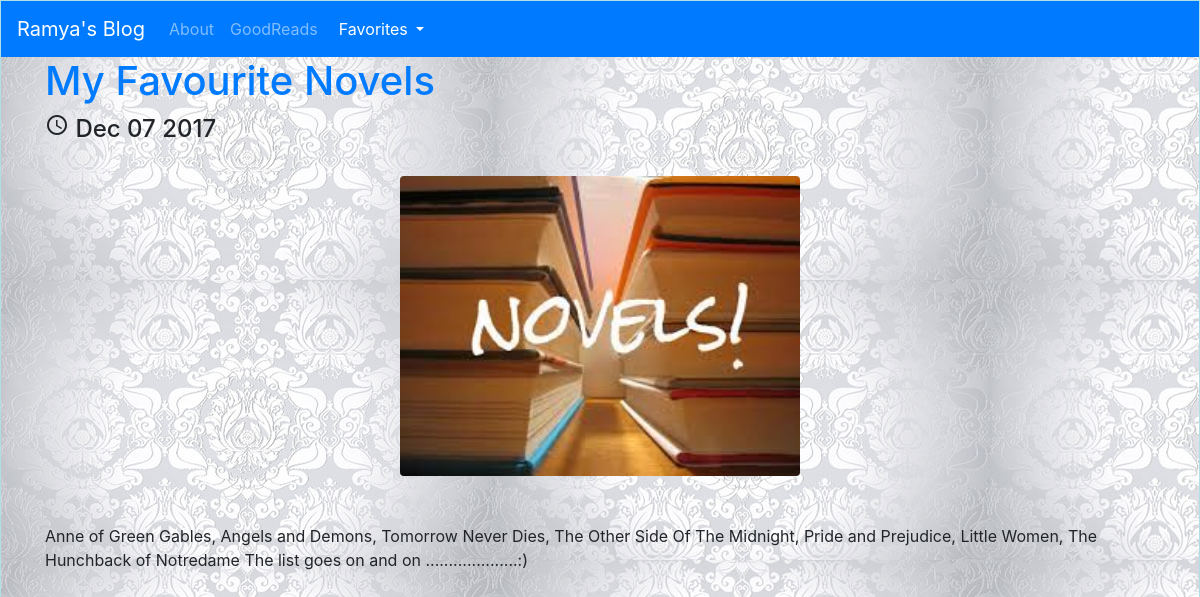
Page /posts/2/ on the committed database.
### posts/models.py (models this page shows, shortened)
class Post(models.Model):
    title=models.CharField(max_length=250)
    pub_date=models.DateTimeField()
    image=models.ImageField(upload_to='media/')
    body=models.TextField()
    def pub_date_custom(self):
        return self.pub_date.strftime('%b %d %Y')

### posts/views.py (the view)
# urls.py: url(r'^posts/(?P<post_id>[0-9]+)/$', posts.views.post_details,name='post_details'),
def post_details(request,post_id):
    post=get_object_or_404(Post,pk=post_id)
    return render(request,'posts/posts_detail.html',{'post':post})

### posts/templates/posts/posts_detail.html (shortened to what this page needs)
<!doctype html>
<html lang="en">
  <head>
    <link rel="stylesheet" href="https://maxcdn.bootstrapcdn.com/bootstrap/4.0.0-beta.2/css/bootstrap.min.css">
    <link rel="stylesheet" href="https://maxcdn.bootstrapcdn.com/bootstrap/4.0.0-beta.2/css/bootstrap.min.css">
{% load static %}
  </head>
  <body class="divstyle">
   <nav class="navbar navbar-expand-lg  navbar navbar-dark bg-primary">
      <a class="navbar-brand" href="{% url 'home' %}">Ramya's Blog</a>
      <div class="collapse navbar-collapse" id="navbarNavAltMarkup">
          <div class="navbar-nav">
             <a class="nav-item nav-link" href="{% url 'about' %}">About</a>
            <a class="nav-item nav-link" href="https://www.goodreads.com/">GoodReads</a>
              <div class="btn-group">
  <button type="button" class="btn btn-primary dropdown-toggle" data-toggle="dropdown" aria-haspopup="true" aria-expanded="false">
    Favorites
  </button>
</div>
          </div>
      </div>
    </nav>
    <div class="container">
        <a href="{% url 'post_details' post.id %}"><h1 >{{post.title}}</h1></a>
        <h4><i class="material-icons">schedule</i> {{ post.pub_date_custom}}</h4>
        <br />
        <img src="{{post.image.url}}" class="img-responsive  rounded mx-auto d-block " style="height:300px;"/>
        <br />
        <br />
        <p>{{ post.body }}</p>
        <br />
        <br />
   </div>
  </body>
</html>

### rows in the picture
Post: title "My Favourite Novels", pub_date_custom "Dec 07 2017", image (picture), body "Anne of Green Gables, Angels and Demons, Tomorrow Never Dies, The Other Side Of The Midnight, Pride and Prejudice, Little Women, The Hunchback of Notredame The list goes on and on ....................:)"
